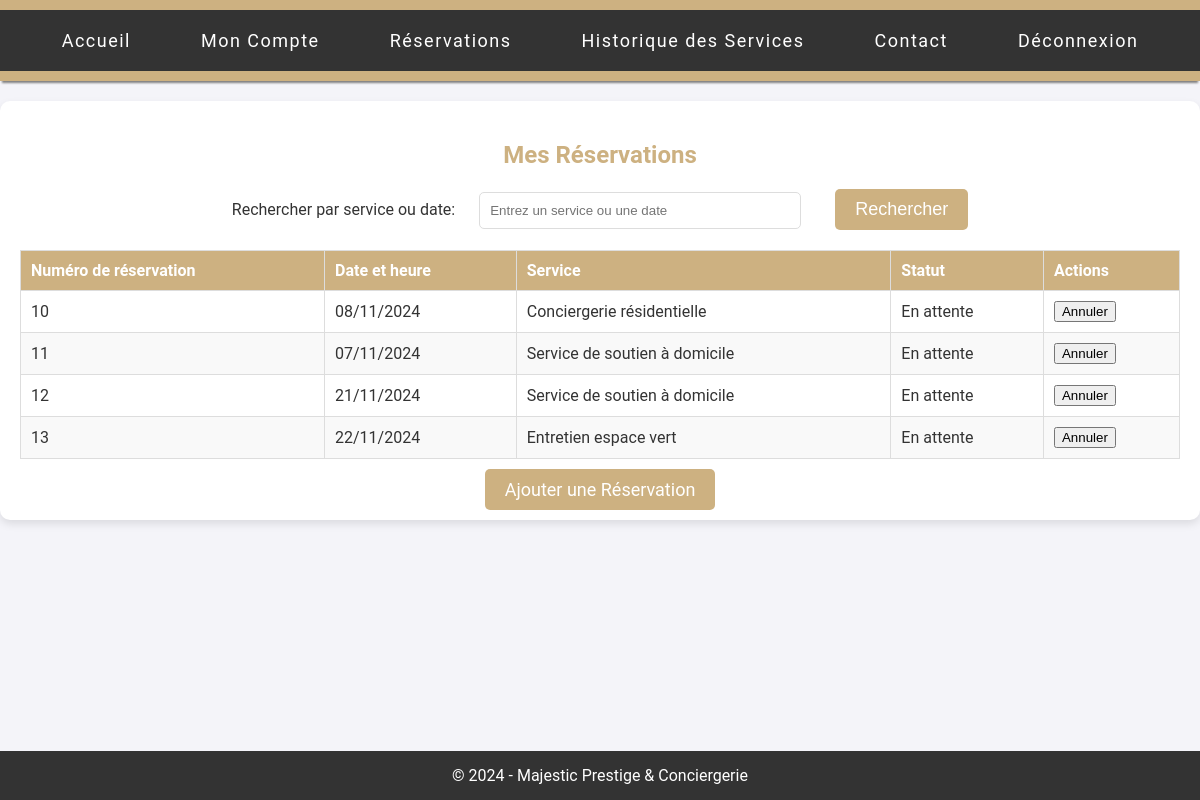
Screenshot of /dash_reservation/ (signed in) with the database file from the repository.
### services/backend/models.py (models this page shows, shortened)
class BaseModel(models.Model):
    created_at = models.DateTimeField(auto_now_add=True)
    id = models.AutoField(primary_key=True)
    class Meta:
        abstract = True  # Indique que cette classe ne doit pas créer de table dans la base

class Reservation(BaseModel):
    STATUS_CHOICES = [
        ('En attente', 'En attente'),
        ('Confirmée', 'Confirmée'),
        ('Annulée', 'Annulée'),
        ('Terminée', 'Terminée'),
    ]
    client = models.ForeignKey(Client, on_delete=models.CASCADE)
    client_address = models.CharField(max_length=100)
    service = models.ForeignKey(Service, on_delete=models.CASCADE)
    service_description = models.TextField()
    datetime_start = models.DateTimeField()
    datetime_end = models.DateTimeField()
    reservation_status = models.CharField(
        max_length=25,
        choices=STATUS_CHOICES,
        default='En attente'
    )
    def __str__(self):
        username = self.client.user.username if self.client.user else "Client sans compte"
        return f'Reservation for {username} on {self.datetime_start}'

class Service(BaseModel):
    client = models.ForeignKey(Client, on_delete=models.CASCADE, default=1)
    service_name = models.CharField(max_length=50)
    service_description = models.TextField()
    date_service = models.DateTimeField(default=timezone.now)
    price = models.FloatField()
    image_path = models.CharField(max_length=255, blank=True, null=True)
    subservice1_name = models.CharField(max_length=50, blank=True, null=True)
    subservice1_description = models.TextField(blank=True, null=True)
    subservice2_name = models.CharField(max_length=50, blank=True, null=True)
    subservice2_description = models.TextField(blank=True, null=True)

### services/backend/views.py (the view, shortened to what this page needs)
# urls.py: path('dash_reservation/', views.dash_reservation, name='dash_reservation'),
@login_required
def dash_reservation(request):
    query = request.GET.get('search', '').strip()
    reservations = Reservation.objects.none()
    if request.user.is_authenticated:
        client_instance = Client.objects.get(user=request.user)
        reservations = Reservation.objects.filter(client=client_instance)
        print("Toutes les réservations de l'utilisateur:", reservations)
    return render(request, 'dash_reservation.html', {'reservations': reservations, 'search': query})

### services/frontend/templates/dash_reservation.html (shortened to what this page needs)
{% load static %}
<!DOCTYPE html>
<html lang="fr">
<head>
    <link rel="stylesheet" href="{% static 'css/dash-reservation.css' %}">
</head>
<body>
    <header>
        <nav>
            <ul>
                <li><a href="{% url 'accueil' %}">Accueil</a></li>
                <li><a href="{% url 'mon_compte' %}">Mon Compte</a></li>
                <li><a href="{% url 'dash_reservation' %}">Réservations</a></li>
                <li><a href="{% url 'historique_service' %}">Historique des Services</a></li>
                <li><a href="{% url 'contact' %}">Contact</a></li>
                <li><a href="{% url 'logout_user' %}">Déconnexion</a></li>
            </ul>
        </nav>
    </header>
    <main>
        <h2>Mes Réservations</h2>
        <div class="search-container">
            <form action="{% url 'dash_reservation' %}" method="get">
                <label for="search">Rechercher par service ou date:</label>
                <input type="text" id="search" name="search" placeholder="Entrez un service ou une date" value="{{ search }}">
                <button type="submit">Rechercher</button>
            </form>
        </div>
        <table>
            <thead>
                <tr>
                    <th>Numéro de réservation</th>
                    <th>Date et heure</th>
                    <th>Service</th>
                    <th>Statut</th>
                    <th>Actions</th>
                </tr>
            </thead>
            <tbody>
                {% for reservation in reservations %}
    <tr>
        <td>{{ reservation.id }}</td>
        <td>{{ reservation.datetime_start|date:"d/m/Y" }}</td>
        <td>{{ reservation.service.service_name }}</td>
        <td>{{ reservation.reservation_status }}</td>
        <td>
            {% if reservation.status != 'Annulé' %}
                <form action="{% url 'cancel_reservation' reservation.id %}" method="post" style="display: inline;">
                    <button type="submit">Annuler</button>
                </form>
            {% else %}
                Annulé
            {% endif %}
        </td>
    </tr>
    {% empty %}
    <tr>
        <td colspan="5" id="message_confirmation">Aucune réservation trouvée.</td>
    </tr>
    {% endfor %}
            </tbody>
        </table>
        <div class="actions">
            <a href="{% url 'reserver' %}" class="button">Ajouter une Réservation</a>
        </div>
    </main>
    <footer>
        <p>&copy; 2024 - Majestic Prestige & Conciergerie</p>
    </footer>
</body>
</html>

### services/frontend/static/css/dash-reservation.css (style rules this page uses)
body { font-family: 'Roboto', sans-serif; background-color: #f4f4f9; margin: 0; padding: 0; color: #333; }
header { background-color: #CDB181; color: white; padding: 10px 0; text-align: center; box-shadow: 0px 4px 2px -2px gray; }
nav { background-color: #333; display: flex; justify-content: center; padding: 10px; }
nav ul { list-style-type: none; margin: 0; padding: 0; display: flex; letter-spacing: 1.5px; }
nav ul li { margin: 0 15px; }
nav ul li a { color: white; text-decoration: none; font-size: 18px; padding: 10px 20px; display: block; border-radius: 5px; }
main { margin: 20px auto; padding: 20px; max-width: 1200px; background-color: white; border-radius: 10px; box-shadow: 0 4px 8px rgba(0, 0, 0, 0.1); }
main h2 { margin-bottom: 20px; }
footer { background-color: #333; color: white; text-align: center; padding: 10px 0; position: absolute; width: 100%; bottom: 0; }
h2 { font-size: 24px; color: #CDB181; text-align: center; margin-bottom: 20px; }
.search-container { display: flex; justify-content: center; margin-bottom: 20px; }
.search-container label { margin-top: 10px; }
.search-container input { padding: 10px; border: 1px solid #ddd; border-radius: 5px; width: 300px; margin-right: 30px; margin-left: 20px; }
.search-container button { padding: 10px 20px; background-color: #CDB181; color: white; border: none; border-radius: 5px; cursor: pointer; font-size: 18px; }
table { width: 100%; border-collapse: collapse; margin-top: 20px; }
table th, table td { padding: 10px; border: 1px solid #ddd; text-align: left; }
table th { background-color: #CDB181; color: white; }
table tr:nth-child(even) { background-color: #f9f9f9; }
.actions { text-align: center; margin-top: 20px; }
.actions a { padding: 10px 20px; background-color: #CDB181; color: white; border: none; border-radius: 5px; margin: 0 10px; cursor: pointer; font-size: 18px; text-decoration: none; }
footer p { margin: 5px 0; }

### rows the page displays
Reservation: id "10", datetime_start "08/11/2024", service.service_name "Conciergerie résidentielle", reservation_status "En attente"
Reservation: id "11", datetime_start "07/11/2024", service.service_name "Service de soutien à domicile", reservation_status "En attente"
Reservation: id "12", datetime_start "21/11/2024", service.service_name "Service de soutien à domicile", reservation_status "En attente"
Reservation: id "13", datetime_start "22/11/2024", service.service_name "Entretien espace vert", reservation_status "En attente"
